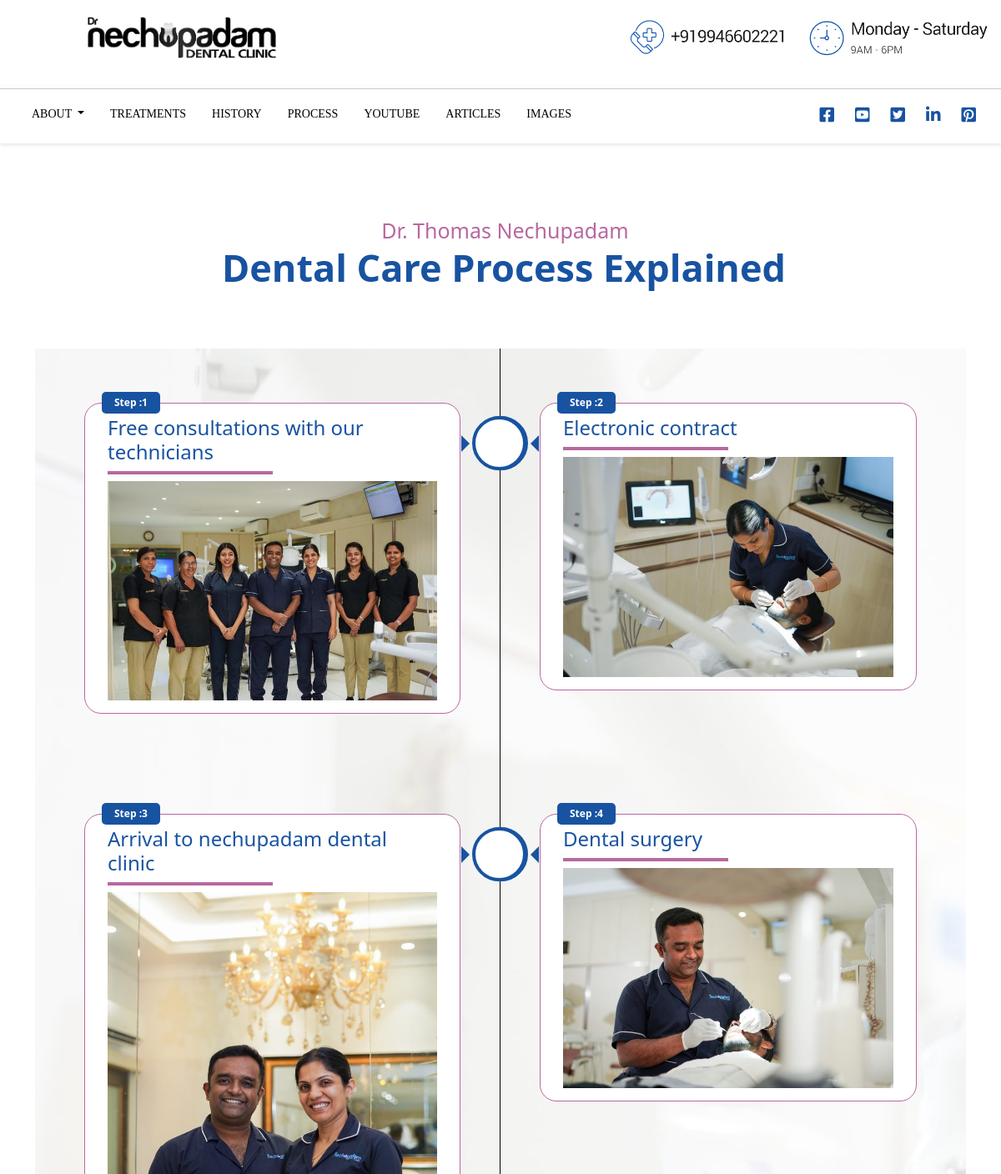
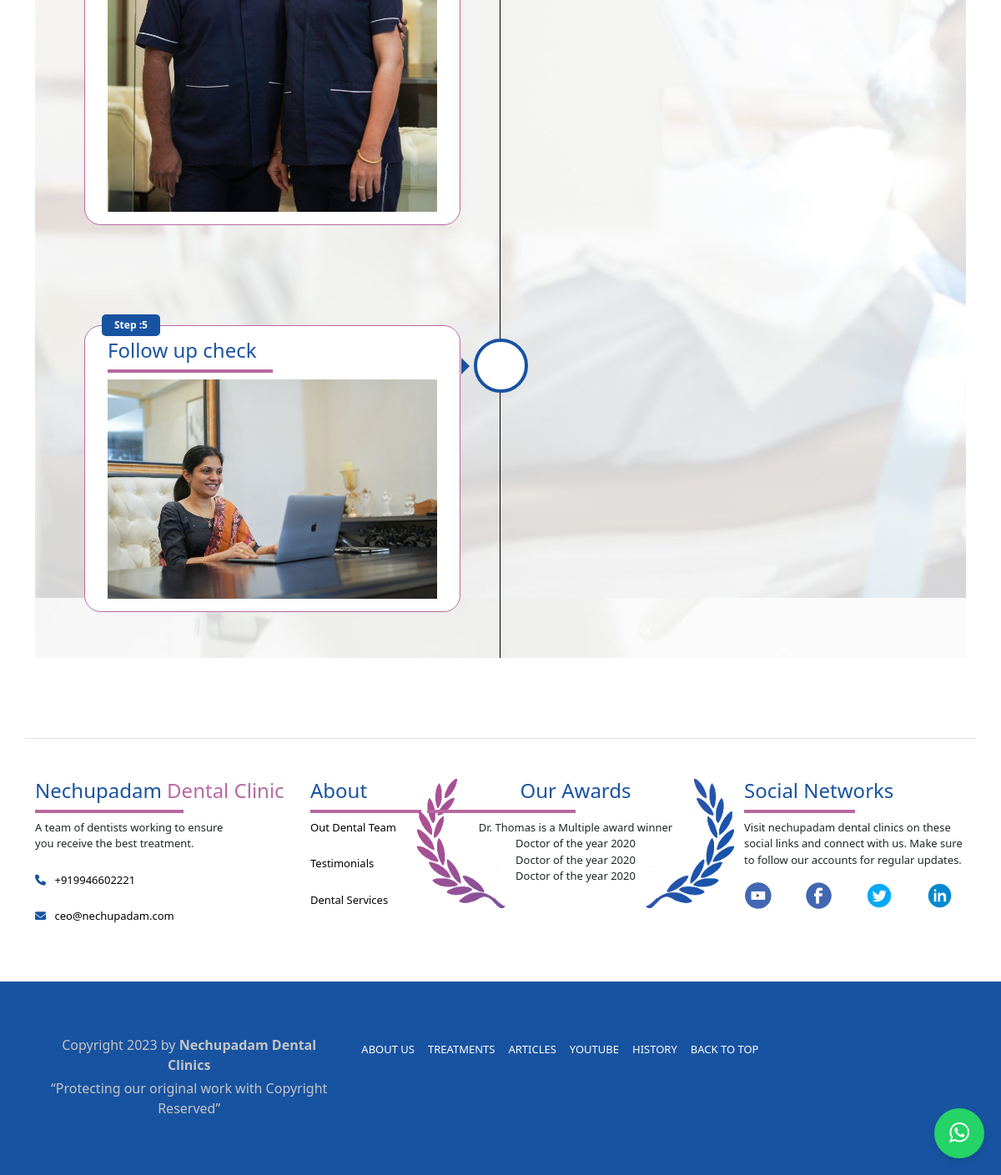
/nechupadam_process, run on the app's committed database (2 pictures, top to bottom).
### nechuwebapp/models.py (models this page shows, shortened)
class DentalSurgeryStep(models.Model):
    step_number = models.IntegerField(null=True)
    title = models.CharField(max_length=200, null=True)
    image = models.ImageField(upload_to='surgery_images/', null=True)

### nechuwebapp/views.py (the view)
# urls.py: path('nechupadam_process', views.nechupadam_process, name='nechupadam_process'),
def nechupadam_process(request):
    nechupadam_proces = DentalSurgeryStep.objects.all()
    return render(request, 'general/nechupadam_process.html', {"nechupadam_proces":nechupadam_proces})

### nechuwebapp/templates/general/nechupadam_process.html (shortened to what this page needs)
{% extends 'general/main.html' %}
{% load static %}
{% block content %}
<body>
      <div class="container pt-2">
        <div class="row committed-cont">
          <p style="text-align:center;">
            Dr. Thomas Nechupadam</p>
        </div>
        <div class="row committed-cont2">
          <div class="col-lg">
            <p style="font-size:45px;text-align:center;">Dental Care Process Explained</p>
          </div>
        </div>
        <div class="container mt-5" style="background-image:url('{% static 'images/DSC04197.png' %}'); ">
          <div class="row">
            <div class="col-lg">
              <div class="container">
                {% for i in nechupadam_proces %}
                {% if not i.step_number|divisibleby:2 %}
                <div class="row">
                  <div class="col-md-6 hrrowright">
                    <div class="card right">
                      <span class="badge">Step :{{i.step_number}}</span>
                      <div class="container">
                        <h4>{{i.title}}</h4>
                        <img src="{{i.image.url}}" alt="Avatar" style="width:100%">
                      </div>
                    </div>
                  </div>
                  {% else %}
                  <div class="col-md-6 hrrowleft">
                    <div class="card left">
                      <span class="badge">Step :{{i.step_number}}</span>
                      <div class="container">
                        <h4>{{i.title}}</h4>
                        <img src="{{i.image.url}}" alt="Avatar" style="width:100%">
                      </div>
                    </div>
                  </div>
                </div>
                {% endif %}
                {% endfor %}
              </div>
            </div>
          </div>
        </div>
      </div>
    </div>
    {% endblock %}

### static/css/index.css (style rules this page uses)
html { scroll-behavior: smooth; }
body { overflow-x: hidden; }
.committed-cont { margin: 0px 0px 0px 0px; }
@media screen and (max-width:1500px) { .committed-cont p { padding-top: 30px; padding-left: 40px; font-size: 35px; color: #b868a0; } }
@media screen and (max-width:1500px) { .committed-cont2 { font-size: 60px; padding-left: 8px; font-weight: 700; color: rgb(24, 83, 161); margin: -25px 0px 0px 0px; } }

### static/css/style.css (style rules this page uses)
h4 { color: #1853a1; }

### nechuwebapp/templates/general/nechupadam_process.html (style rules this page uses)
.card { padding: 15px; border: 1.9px solid #b868a0; border-radius: 20px; margin: 65px 35px 55px 35px; position: relative; display: inline-block; }
.card .badge { position: absolute; top: -14px; left: 20px; padding: 7px 15px; border-radius: 5px; background-color: #1853a1; color: white; }
.right::after { content: ''; position: absolute; width: 65px; height: 65px; right: -82px; background-color: white; border: 4px solid #1853a1; top: 15px; border-radius: 50%; z-index: 1; }
.right::before { content: " "; height: 0; position: absolute; top: 38px; width: 0; z-index: 1; right: -12px; border: medium solid #1853a1; border-width: 10px 0 10px 10px; border-color: transparent transparent transparent #1853a1; }
.left::before { content: " "; height: 0; position: absolute; top: 38px; width: 0; z-index: 1; left: -12px; border: medium solid #1853a1; border-width: 10px 10px 10px 0; border-color: transparent #1853a1 transparent transparent; }
.left::after { content: url(''); position: absolute; width: 65px; height: 65px; left: -82px; background-color: white; border: 4px solid #1853a1; top: 15px; border-radius: 50%; z-index: 2; }
.committed-cont { margin: 0px 0px 0px 0px; }
.committed-cont p { padding-top: 30px; padding-left: 23px; font-size: 25px; color: #b868a0; }
h4:after { content: ''; display: block; position: relative; width: 50%; border: 2px solid #b868a0; margin-top: 8px; margin-left: 0%; }
.hrrowright { border-right: 1px solid black; }

### data on the page
DentalSurgeryStep: step_number "1", title "Free consultations with our technicians", image (picture)
DentalSurgeryStep: step_number "2", title "Electronic contract", image (picture)
DentalSurgeryStep: step_number "3", title "Arrival to nechupadam dental clinic", image (picture)
DentalSurgeryStep: step_number "4", title "Dental surgery", image (picture)
DentalSurgeryStep: step_number "5", title "Follow up check", image (picture)
